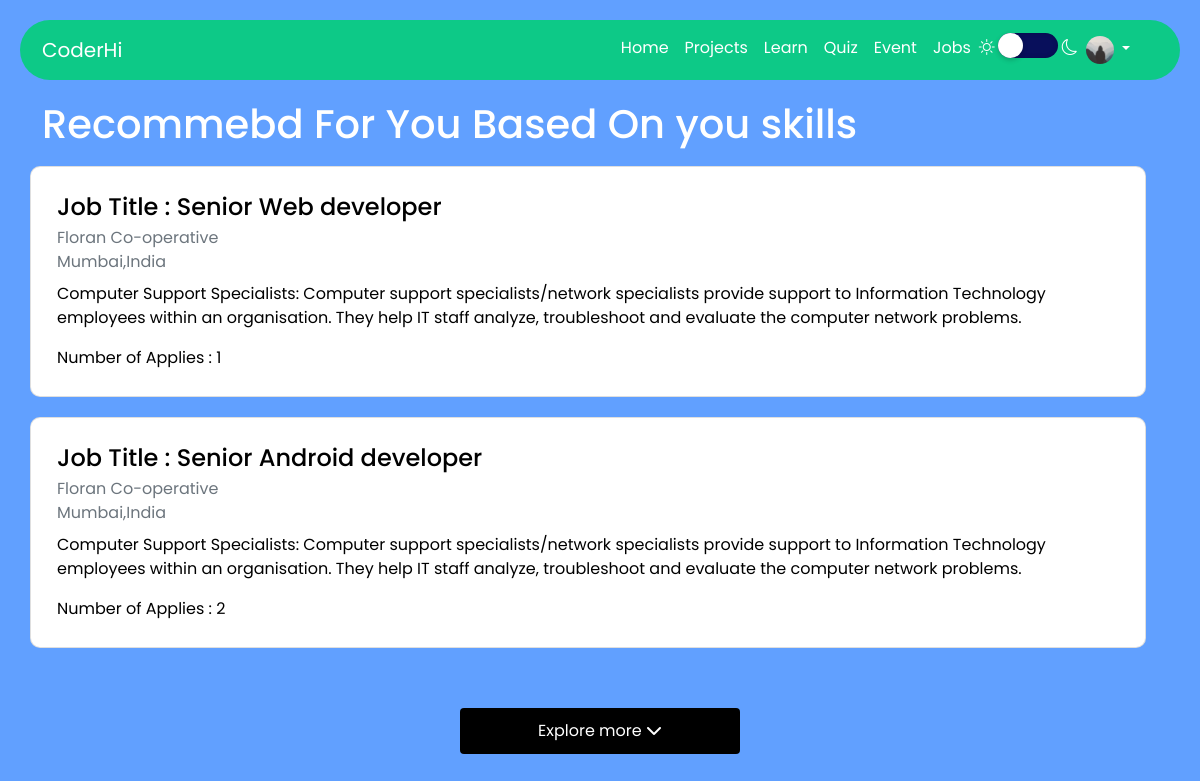
The app's page /job/ (signed in) with its own data.
### users/models.py (models this page shows, shortened)
class Profile(models.Model):
    user = models.OneToOneField(User, on_delete=models.CASCADE)
    image = models.ImageField(default='default.jpg',upload_to='profile_pics')
    languages_prefer = models.ManyToManyField(language_category,blank=True,default=None)
    rating = models.IntegerField(default=0)

class recruiter_profile(models.Model):
    user = models.OneToOneField(User,on_delete=models.CASCADE)
    logo = models.ImageField(default='default.jpg',upload_to='profile_pics',null=True,blank=True)
    company_name = models.CharField(max_length=100,null=True,blank=True)
    address = models.TextField(null=True,blank=True)
    city = models.CharField(max_length=100)
    country = models.CharField(max_length=100)
    mobile_num_regex  = RegexValidator(regex="^[0-9]{10,15}$", message="Entered mobile number isn't in a right format!")
    mobile_number  = models.CharField(validators=[mobile_num_regex], max_length=10, blank=True)
    description = models.TextField(blank=True,null=True)

### recurit/models.py (models this page shows, shortened)
class jobPost(models.Model):
    company = models.ForeignKey(User,on_delete=models.CASCADE)
    job_title = models.CharField(max_length=200)
    job_description = models.TextField()
    roles_And_responsibilities = models.TextField()
    skills = models.ManyToManyField(language_category,default=None)
    no_of_position = models.IntegerField()
    deadline = models.DateField(default=timezone.now)
    posted_on = models.DateField(auto_now=True)
    seniority_level = models.CharField(max_length=50)
    employment_type = models.CharField(max_length=50)
    salary =models.IntegerField(null=True,blank=True)
    applied_people = models.ManyToManyField(User,related_name='applied_people',blank=True, default=None)

### recurit/views.py (the view)
# urls.py: path('',jobList.as_view(),name='job-list'),
class jobList(LoginRequiredMixin,ListView):
    model = jobPost
    template_name = 'job-list.html'
    def get_context_data(self, **kwargs):
        context = super().get_context_data(**kwargs)
        a = jobPost.objects.all()
        is_company = 0
        userp = get_object_or_404(Profile,user=self.request.user)
        user = get_object_or_404(User,id=self.request.user.id)
        b = []
        if user.groups.filter(name='recruiter'):
            finalList = a
            is_company = 1
            pass
        else:
            for i in userp.languages_prefer.all():
                for j in jobPost.objects.filter(skills=i).all().order_by('-id'):
                    b.append(j)
            finalList = set(b)
            pass
        context['jobs'] = finalList
        context['is_company'] = is_company
        return context

### recurit/templates/job-list.html (shortened to what this page needs)
{% extends 'base.html' %}
{% block content %}
<div class="row">
    <h1 style="color: #fff;">
        Recommebd For You Based On you skills
    </h1>
    <div class="row">
        <div class="col-sm-12">
            {% for job in jobs %}
                    <a href="{% url 'job-detail' job.id %}">
                        <div class="row">
                            <div class="card" style="border-radius: 10px; padding: 10px; margin: 10px 0;">
                                <div class="card-body">
                                    <h4 class="card-title">Job Title : {{job.job_title}} </h4>
                                    <div class="card-subtitle mb-2 text-muted">
                                        {{job.company.recruiter_profile.company_name}}<br>
                                        {{job.company.recruiter_profile.city}},{{job.company.recruiter_profile.country}}
                                    </div>
                                    <p class="card-text">
                                        Computer Support Specialists: Computer support specialists/network specialists provide support
                                        to Information Technology employees within an organisation. They help IT staff analyze,
                                        troubleshoot and evaluate the computer network problems.
                                    </p>
                                    <div class="row">
                                        <div class="col-4">
                                            Number of Applies : {{job.applied_people.count}}
                                        </div>
                                    </div>
                                </div>
                            </div>
                        </div>
                    </a>
            {% endfor%}
        </div>
    </div>
</div>
<div class="row ">
    <div class="col-12 col-md-4"></div>
    <div class="col-12 col-md-4 explore-more-course-sec">
      <a class="btn explore-more-course" href="{% url 'job-explore' %}">Explore more <i class="fas fa-chevron-down"></i></a>
    </div>
  </div>
{% endblock content %}

### mainpage/templates/base.html (shortened to what this page needs)
{% load static %}
<!DOCTYPE html>
<html lang="en">
<head>
<link rel="stylesheet" type="text/css" href="//cdn.jsdelivr.net/npm/slick-carousel@1.8.1/slick/slick.css"/>
<link rel="stylesheet" type="text/css" href="//cdn.jsdelivr.net/npm/slick-carousel@1.8.1/slick/slick-theme.css"/>
<link rel="stylesheet" href="https://cdnjs.cloudflare.com/ajax/libs/font-awesome/5.10.2/css/all.min.css">
<link rel="stylesheet" href="https://cdnjs.cloudflare.com/ajax/libs/font-awesome/5.10.2/css/font-awesome.min.css">
<link href="https://cdn.jsdelivr.net/npm/bootstrap@5.0.0-beta2/dist/css/bootstrap.min.css" rel="stylesheet">
<link id="theme" rel="stylesheet" href="{% static 'css/girls-theme.css' %}">
<link rel="stylesheet" href="{% static 'css/index.css' %}">
<link rel="stylesheet" href="https://cdn.jsdelivr.net/npm/bootstrap-icons@1.4.0/font/bootstrap-icons.css">
<link rel="stylesheet" href="https://cdnjs.cloudflare.com/ajax/libs/toastr.js/latest/toastr.css" />
</head>
<body>
  <nav class="navbar navbar-expand-lg navbar-light bg-light">
    <div class="container">
      <a class="navbar-brand" href="{% url 'blog-list' %}">CoderHi</a>
      <div class="collapse navbar-collapse" id="navbarSupportedContent">
        <ul class="navbar-nav ms-auto">
          <li class="nav-item">
            <a class="nav-link active" aria-current="page" href="{% url 'blog-list' %}">Home</a>
          </li>
          <li class="nav-item">
            <a class="nav-link" href="{% url 'project-list' %}">Projects</a>
          </li>
          {% if not request.user.groups.all %}
          <li class="nav-item">
            <a class="nav-link" href="{% url 'main-course-list' %}">Learn</a>
          </li>
          <li class="nav-item">
            <a class="nav-link" href="{% url 'courses' %}">Quiz</a>
          </li>
          {% endif %}
          <li class="nav-item">
            <a class="nav-link" href="{% url 'event-list' %}">Event</a>
          </li>
          <li class="nav-item">
            <a class="nav-link" href="{% url 'job-list' %}">Jobs</a>
          </li>
          <li class="nav-item">
            <div class="theme-toggler">
              <i class="bi bi-brightness-high"></i> <input type="checkbox" class="theme-change" onclick="MaintoggleTheme()"> <i class="bi bi-moon"></i>
            </div>
          </li>
          <li class="nav-item dropdown" style="margin-right: 20px;">
            <a class="nav-link dropdown-toggle" href="#" id="navbarDropdown" role="button" data-bs-toggle="dropdown" aria-expanded="false">
              <img src="{{ user.profile.image.url}}" class="rounded-circle profile-img">
            </a>
          </li>
        </ul>
      </div>
    </div>
  </nav>
    <div class="container main">
        {% block content %}
        {% endblock content %}
    </div>
</body>
</html>

### mainpage/static/css/girls-theme.css (style rules this page uses)
body { background-color: #61a0ff !important; }
.navbar { background-color: #0dc987 !important; }

### mainpage/static/css/index.css (style rules this page uses)
* { margin: 0px; box-sizing: border-box; scroll-behavior: smooth; }
body { height: 100%; font-family: 'Poppins', sans-serif !important; }
.navbar { border-radius: 50px !important; margin: 20px; }
.nav-link, .navbar-brand { color: #fff !important; text-decoration: none; }
.theme-toggler { top: 30px; color: #fff; font-weight: 700; font-size: 1em; z-index: 100; cursor: pointer; }
.theme-change { position: relative; top: 5px; width: 60px; height: 25px; -webkit-appearance: none; background-color: #080f5b; outline: none; border-radius: 50px; transition: 0.5s; box-shadow: inset 0 0 5px rgba(0, 0, 0, .2); }
.theme-change:before { content: ''; position: absolute; width: 25px; height: 25px; border-radius: 50%; top: 0; left: 0; background-color: #fff; transition: .5s; box-shadow: 0 2px 5px rgba(0, 0, 0, .2); }
.profile-img { height: 28px; width: 28px; }
.main { width: 100% !important; }
.explore-more-course-sec { padding: 50px; }
.explore-more-course { text-decoration: none; background-color: #000; color: #fff; padding: 10px; width: 100%; }

### recurit/templates/job-list.html (style rules this page uses)
a { color: #000; text-decoration: none; }

### records on screen
jobPost: job_title "Senior Web developer", company.recruiter_profile.company_name "Floran Co-operative", company.recruiter_profile.city "Mumbai", company.recruiter_profile.country "India", applied_people.count "1"
jobPost: job_title "Senior Android developer", company.recruiter_profile.company_name "Floran Co-operative", company.recruiter_profile.city "Mumbai", company.recruiter_profile.country "India", applied_people.count "2"
